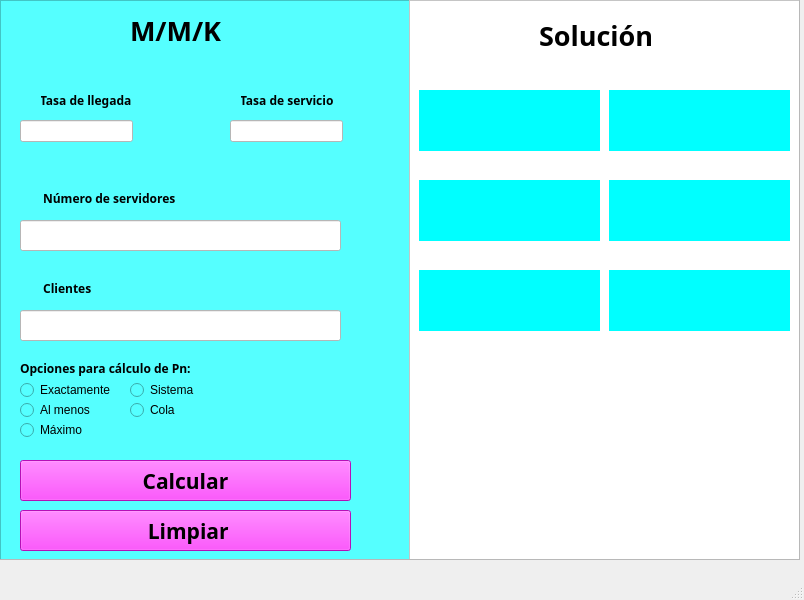
<?xml version="1.0" encoding="UTF-8"?>
<ui version="4.0">
 <class>MainWindow</class>
 <widget class="QMainWindow" name="MainWindow">
  <property name="geometry">
   <rect>
    <x>0</x>
    <y>0</y>
    <width>804</width>
    <height>600</height>
   </rect>
  </property>
  <property name="windowTitle">
   <string>MainWindow</string>
  </property>
  <widget class="QWidget" name="centralwidget">
   <widget class="QScrollArea" name="scrollArea">
    <property name="geometry">
     <rect>
      <x>-1</x>
      <y>-1</y>
      <width>801</width>
      <height>561</height>
     </rect>
    </property>
    <property name="widgetResizable">
     <bool>true</bool>
    </property>
    <widget class="QWidget" name="scrollAreaWidgetContents">
     <property name="geometry">
      <rect>
       <x>0</x>
       <y>0</y>
       <width>799</width>
       <height>559</height>
      </rect>
     </property>
     <widget class="QFrame" name="frame">
      <property name="geometry">
       <rect>
        <x>0</x>
        <y>0</y>
        <width>411</width>
        <height>561</height>
       </rect>
      </property>
      <property name="styleSheet">
       <string notr="true">background-color: rgb(85, 255, 255);</string>
      </property>
      <property name="frameShape">
       <enum>QFrame::StyledPanel</enum>
      </property>
      <property name="frameShadow">
       <enum>QFrame::Raised</enum>
      </property>
      <widget class="QLabel" name="label">
       <property name="geometry">
        <rect>
         <x>160</x>
         <y>50</y>
         <width>41</width>
         <height>31</height>
        </rect>
       </property>
       <property name="font">
        <font>
         <family>Rockwell Extra Bold</family>
         <pointsize>20</pointsize>
         <bold>true</bold>
        </font>
       </property>
       <property name="text">
        <string/>
       </property>
       <property name="pixmap">
        <pixmap>icons/mk.svg</pixmap>
       </property>
       <property name="scaledContents">
        <bool>true</bool>
       </property>
      </widget>
      <widget class="QLabel" name="lbl_llegada">
       <property name="geometry">
        <rect>
         <x>40</x>
         <y>90</y>
         <width>101</width>
         <height>20</height>
        </rect>
       </property>
       <property name="font">
        <font>
         <family>MS PGothic</family>
         <bold>true</bold>
        </font>
       </property>
       <property name="text">
        <string>Tasa de llegada</string>
       </property>
      </widget>
      <widget class="QLabel" name="lbl_servicio">
       <property name="geometry">
        <rect>
         <x>240</x>
         <y>90</y>
         <width>101</width>
         <height>20</height>
        </rect>
       </property>
       <property name="font">
        <font>
         <family>MS PGothic</family>
         <bold>true</bold>
        </font>
       </property>
       <property name="text">
        <string>Tasa de servicio</string>
       </property>
      </widget>
      <widget class="QLabel" name="lbl_numeroServicio">
       <property name="geometry">
        <rect>
         <x>40</x>
         <y>190</y>
         <width>141</width>
         <height>16</height>
        </rect>
       </property>
       <property name="font">
        <font>
         <family>MS PGothic</family>
         <bold>true</bold>
        </font>
       </property>
       <property name="text">
        <string> Número de servidores</string>
       </property>
      </widget>
      <widget class="QLabel" name="label_5">
       <property name="geometry">
        <rect>
         <x>20</x>
         <y>280</y>
         <width>21</width>
         <height>16</height>
        </rect>
       </property>
       <property name="font">
        <font>
         <family>MS PGothic</family>
         <bold>true</bold>
        </font>
       </property>
       <property name="text">
        <string/>
       </property>
       <property name="pixmap">
        <pixmap>icons/n.svg</pixmap>
       </property>
       <property name="scaledContents">
        <bool>true</bool>
       </property>
      </widget>
      <widget class="QLabel" name="lbl_opciones">
       <property name="geometry">
        <rect>
         <x>20</x>
         <y>360</y>
         <width>181</width>
         <height>16</height>
        </rect>
       </property>
       <property name="font">
        <font>
         <family>MS PGothic</family>
         <bold>true</bold>
        </font>
       </property>
       <property name="text">
        <string>Opciones para cálculo de Pn:</string>
       </property>
      </widget>
      <widget class="QPushButton" name="btn_calcular">
       <property name="geometry">
        <rect>
         <x>20</x>
         <y>460</y>
         <width>331</width>
         <height>41</height>
        </rect>
       </property>
       <property name="font">
        <font>
         <family>Rockwell Extra Bold</family>
         <pointsize>16</pointsize>
         <bold>true</bold>
        </font>
       </property>
       <property name="styleSheet">
        <string notr="true">background-color: rgb(255, 21, 255);</string>
       </property>
       <property name="text">
        <string>Calcular</string>
       </property>
       <property name="icon">
        <iconset>
         <normaloff>icons/calculating.svg</normaloff>icons/calculating.svg</iconset>
       </property>
       <property name="iconSize">
        <size>
         <width>25</width>
         <height>25</height>
        </size>
       </property>
      </widget>
      <widget class="QRadioButton" name="radioButton_exactamente">
       <property name="geometry">
        <rect>
         <x>20</x>
         <y>380</y>
         <width>91</width>
         <height>20</height>
        </rect>
       </property>
       <property name="text">
        <string>Exactamente</string>
       </property>
      </widget>
      <widget class="QRadioButton" name="radioButton_alMenos">
       <property name="geometry">
        <rect>
         <x>20</x>
         <y>400</y>
         <width>89</width>
         <height>20</height>
        </rect>
       </property>
       <property name="text">
        <string>Al menos</string>
       </property>
      </widget>
      <widget class="QRadioButton" name="radioButton_maximo">
       <property name="geometry">
        <rect>
         <x>20</x>
         <y>420</y>
         <width>89</width>
         <height>20</height>
        </rect>
       </property>
       <property name="text">
        <string>Máximo</string>
       </property>
      </widget>
      <widget class="QRadioButton" name="radioButton_sistema">
       <property name="geometry">
        <rect>
         <x>130</x>
         <y>380</y>
         <width>89</width>
         <height>20</height>
        </rect>
       </property>
       <property name="text">
        <string>Sistema</string>
       </property>
      </widget>
      <widget class="QRadioButton" name="radioButton_cola">
       <property name="geometry">
        <rect>
         <x>130</x>
         <y>400</y>
         <width>89</width>
         <height>20</height>
        </rect>
       </property>
       <property name="text">
        <string>Cola</string>
       </property>
      </widget>
      <widget class="QLineEdit" name="lineEdit_llegada">
       <property name="geometry">
        <rect>
         <x>20</x>
         <y>120</y>
         <width>113</width>
         <height>22</height>
        </rect>
       </property>
       <property name="styleSheet">
        <string notr="true">background-color: rgb(255, 255, 255);</string>
       </property>
      </widget>
      <widget class="QLineEdit" name="lineEdit_servicio">
       <property name="geometry">
        <rect>
         <x>230</x>
         <y>120</y>
         <width>113</width>
         <height>22</height>
        </rect>
       </property>
       <property name="styleSheet">
        <string notr="true">background-color: rgb(255, 255, 255);</string>
       </property>
      </widget>
      <widget class="QLineEdit" name="lineEdit_numeroServicio">
       <property name="geometry">
        <rect>
         <x>20</x>
         <y>220</y>
         <width>321</width>
         <height>31</height>
        </rect>
       </property>
       <property name="styleSheet">
        <string notr="true">background-color: rgb(255, 255, 255);</string>
       </property>
      </widget>
      <widget class="QLineEdit" name="lineEdit_cliente">
       <property name="geometry">
        <rect>
         <x>20</x>
         <y>310</y>
         <width>321</width>
         <height>31</height>
        </rect>
       </property>
       <property name="styleSheet">
        <string notr="true">background-color: rgb(255, 255, 255);</string>
       </property>
      </widget>
      <widget class="QLabel" name="label_2">
       <property name="geometry">
        <rect>
         <x>40</x>
         <y>280</y>
         <width>61</width>
         <height>16</height>
        </rect>
       </property>
       <property name="font">
        <font>
         <family>MS PGothic</family>
         <bold>true</bold>
        </font>
       </property>
       <property name="text">
        <string> Clientes</string>
       </property>
      </widget>
      <widget class="QLabel" name="label_3">
       <property name="geometry">
        <rect>
         <x>20</x>
         <y>190</y>
         <width>21</width>
         <height>16</height>
        </rect>
       </property>
       <property name="font">
        <font>
         <family>MS PGothic</family>
         <bold>true</bold>
        </font>
       </property>
       <property name="text">
        <string/>
       </property>
       <property name="pixmap">
        <pixmap>icons/k.svg</pixmap>
       </property>
       <property name="scaledContents">
        <bool>true</bool>
       </property>
      </widget>
      <widget class="QLabel" name="label_4">
       <property name="geometry">
        <rect>
         <x>20</x>
         <y>90</y>
         <width>21</width>
         <height>21</height>
        </rect>
       </property>
       <property name="text">
        <string/>
       </property>
       <property name="pixmap">
        <pixmap>icons/lambda.svg</pixmap>
       </property>
       <property name="scaledContents">
        <bool>true</bool>
       </property>
      </widget>
      <widget class="QLabel" name="label_6">
       <property name="geometry">
        <rect>
         <x>220</x>
         <y>90</y>
         <width>21</width>
         <height>21</height>
        </rect>
       </property>
       <property name="text">
        <string/>
       </property>
       <property name="pixmap">
        <pixmap>icons/mu.svg</pixmap>
       </property>
       <property name="scaledContents">
        <bool>true</bool>
       </property>
      </widget>
      <widget class="QPushButton" name="btn_limpiar">
       <property name="geometry">
        <rect>
         <x>20</x>
         <y>510</y>
         <width>331</width>
         <height>41</height>
        </rect>
       </property>
       <property name="font">
        <font>
         <family>Rockwell Extra Bold</family>
         <pointsize>16</pointsize>
         <bold>true</bold>
        </font>
       </property>
       <property name="styleSheet">
        <string notr="true">background-color: rgb(255, 21, 255);</string>
       </property>
       <property name="text">
        <string> Limpiar</string>
       </property>
       <property name="icon">
        <iconset>
         <normaloff>icons/cleaning.svg</normaloff>icons/cleaning.svg</iconset>
       </property>
       <property name="iconSize">
        <size>
         <width>25</width>
         <height>25</height>
        </size>
       </property>
      </widget>
      <widget class="QLabel" name="label_7">
       <property name="geometry">
        <rect>
         <x>130</x>
         <y>20</y>
         <width>101</width>
         <height>21</height>
        </rect>
       </property>
       <property name="font">
        <font>
         <family>Rockwell Extra Bold</family>
         <pointsize>20</pointsize>
         <bold>true</bold>
        </font>
       </property>
       <property name="text">
        <string>M/M/K</string>
       </property>
      </widget>
     </widget>
     <widget class="QFrame" name="frame_2">
      <property name="geometry">
       <rect>
        <x>409</x>
        <y>0</y>
        <width>391</width>
        <height>561</height>
       </rect>
      </property>
      <property name="styleSheet">
       <string notr="true">background-color: rgb(255, 255, 255);</string>
      </property>
      <property name="frameShape">
       <enum>QFrame::StyledPanel</enum>
      </property>
      <property name="frameShadow">
       <enum>QFrame::Raised</enum>
      </property>
      <widget class="QLabel" name="lbl_solucion">
       <property name="geometry">
        <rect>
         <x>130</x>
         <y>20</y>
         <width>151</width>
         <height>31</height>
        </rect>
       </property>
       <property name="font">
        <font>
         <family>Rockwell Extra Bold</family>
         <pointsize>20</pointsize>
         <bold>true</bold>
        </font>
       </property>
       <property name="text">
        <string>Solución</string>
       </property>
      </widget>
      <widget class="QLabel" name="label_P">
       <property name="geometry">
        <rect>
         <x>10</x>
         <y>90</y>
         <width>181</width>
         <height>61</height>
        </rect>
       </property>
       <property name="styleSheet">
        <string notr="true">background-color: rgb(0, 255, 255);</string>
       </property>
       <property name="text">
        <string/>
       </property>
      </widget>
      <widget class="QLabel" name="label_P0">
       <property name="geometry">
        <rect>
         <x>200</x>
         <y>90</y>
         <width>181</width>
         <height>61</height>
        </rect>
       </property>
       <property name="styleSheet">
        <string notr="true">background-color: rgb(0, 255, 255);</string>
       </property>
       <property name="text">
        <string/>
       </property>
      </widget>
      <widget class="QLabel" name="label_Wq">
       <property name="geometry">
        <rect>
         <x>200</x>
         <y>180</y>
         <width>181</width>
         <height>61</height>
        </rect>
       </property>
       <property name="styleSheet">
        <string notr="true">background-color: rgb(0, 255, 255);</string>
       </property>
       <property name="text">
        <string/>
       </property>
      </widget>
      <widget class="QLabel" name="label_Lq">
       <property name="geometry">
        <rect>
         <x>10</x>
         <y>180</y>
         <width>181</width>
         <height>61</height>
        </rect>
       </property>
       <property name="styleSheet">
        <string notr="true">background-color: rgb(0, 255, 255);</string>
       </property>
       <property name="text">
        <string/>
       </property>
      </widget>
      <widget class="QLabel" name="label_Ws">
       <property name="geometry">
        <rect>
         <x>200</x>
         <y>270</y>
         <width>181</width>
         <height>61</height>
        </rect>
       </property>
       <property name="styleSheet">
        <string notr="true">background-color: rgb(0, 255, 255);</string>
       </property>
       <property name="text">
        <string/>
       </property>
      </widget>
      <widget class="QLabel" name="label_Ls">
       <property name="geometry">
        <rect>
         <x>10</x>
         <y>270</y>
         <width>181</width>
         <height>61</height>
        </rect>
       </property>
       <property name="styleSheet">
        <string notr="true">background-color: rgb(0, 255, 255);</string>
       </property>
       <property name="text">
        <string/>
       </property>
      </widget>
     </widget>
    </widget>
   </widget>
  </widget>
  <widget class="QStatusBar" name="statusbar"/>
 </widget>
 <resources/>
 <connections/>
</ui>
